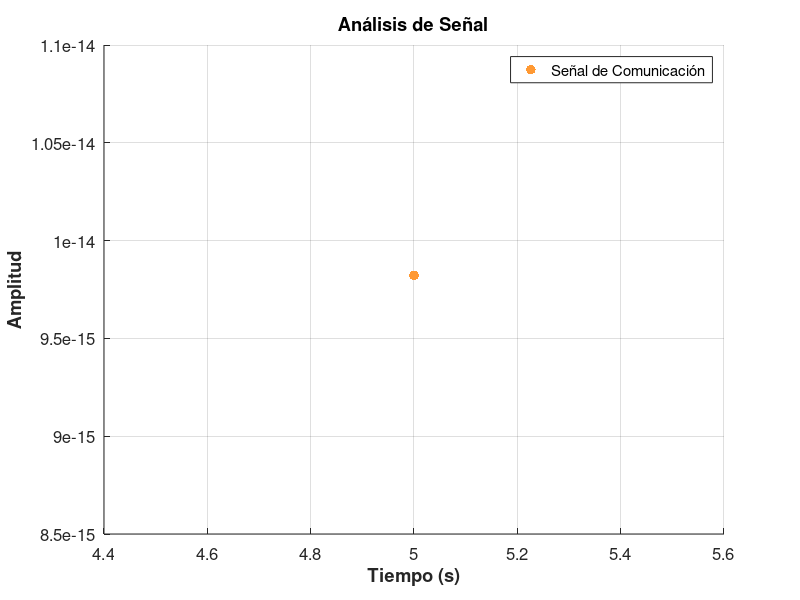

Write the MATLAB code that produced this figure.
function [energia_senal, fig] = problema3_senal()
    % Guía para el usuario
    disp('Problema: Análisis de Señales en Sistemas de Comunicación');
    disp('Por favor, ingrese los siguientes valores:');
    
    % Solicitar el tiempo de inicio
    t_inicio = input('Ingrese el tiempo de inicio de la simulación (por ejemplo, 0): ');
    
    % Solicitar el tiempo final
    t_fin = input('Ingrese el tiempo final de la simulación (por ejemplo, 10): ');
    
    % Solicitar la amplitud máxima de la señal
    amplitud = input('Ingrese la amplitud máxima de la señal (por ejemplo, 1): ');
    
    % Definir la señal (función de onda sinusoidal)
    f = @(t) amplitud * sin(2 * pi * 10 * t);  % Señal sinusoidal
    
    % Calcular la energía de la señal (integral del cuadrado de la señal)
    energia_senal = integral(@(t) f(t).^2, t_inicio, t_fin);
    
    % Mostrar el resultado al usuario
    disp(['La energía total de la señal es: ', num2str(energia_senal), ' J (Joules)']);
    
    % Graficar la señal con dispersión
    t = linspace(t_inicio, t_fin, 100);  % Tiempo para graficar
    y = f(t);  % Datos de la señal
    fig = figure;
    scatter(t, y, 50, 'filled', 'MarkerFaceColor', [1 0.6 0.2]);  % Gráfico de dispersión
    title('Análisis de Señal');
    xlabel('Tiempo (s)', 'FontWeight', 'bold');
    ylabel('Amplitud', 'FontWeight', 'bold');
    grid on;
    set(gca, 'FontSize', 12);
    legend('Señal de Comunicación', 'Location', 'Best');
end
